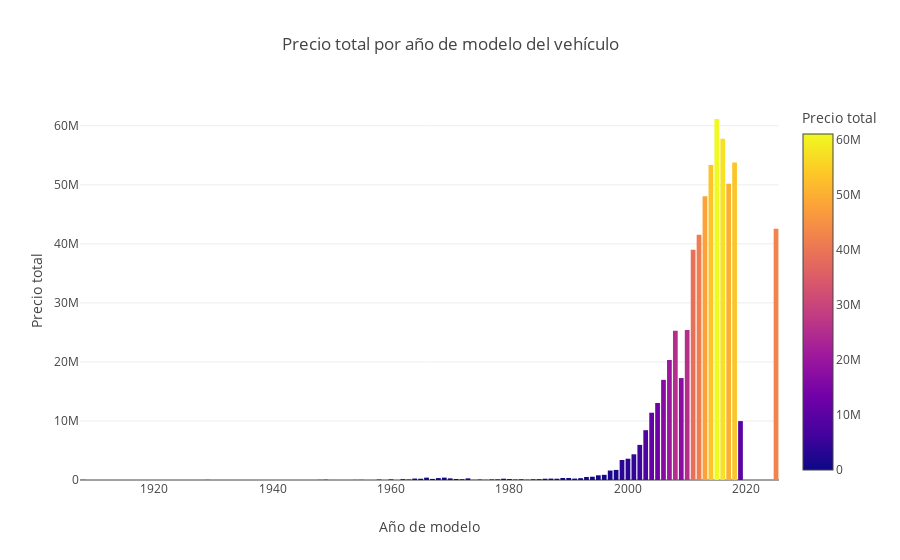
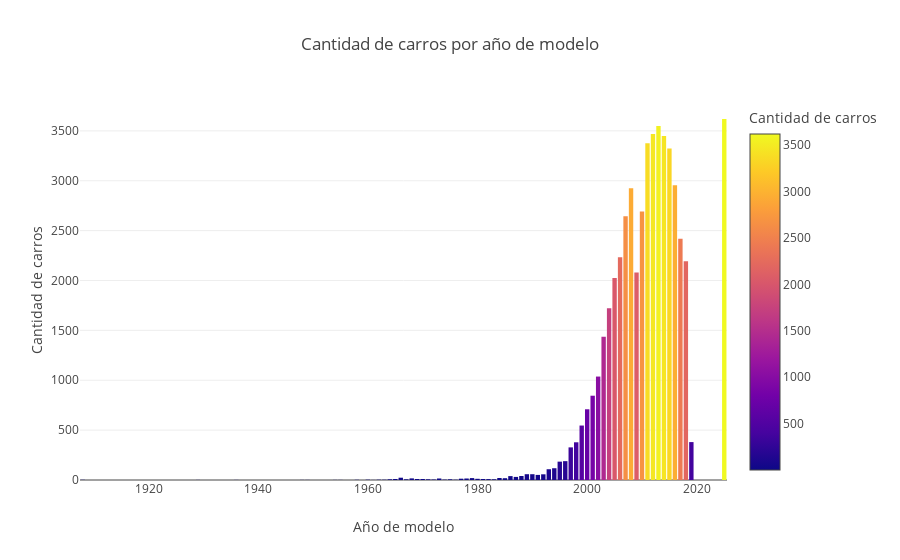

Notebook code cell kept with these figures, in order:
### Markdown cell above
### Análisis por modelo de año

### Code cell
# Group the data by 'model_year' and sum the 'price'
price_per_model_year = vehicle_df.groupby('model_year')['price'].sum().reset_index()
price_per_model_year = price_per_model_year.sort_values(by='price', ascending=False)

fig = px.bar(price_per_model_year, x='model_year', y='price',
             title='Precio total por año de modelo del vehículo',
             labels={'model_year': 'Año de modelo', 'price': 'Precio total'},
             color='price',
             color_continuous_scale=px.colors.sequential.Plasma)
fig.show()
# Show the figure in Streamlit
# st.plotly_chart(fig, use_container_width=True) 

# Croup the data by 'model_year' and count the number of cars
cars_per_year = vehicle_df.groupby('model_year').size().reset_index(name='count')
cars_per_year = cars_per_year.sort_values(by='count', ascending=False)

fig = px.bar(
    cars_per_year,
    x='model_year',
    y='count',
    title='Cantidad de carros por año de modelo',
    labels={'model_year': 'Año de modelo', 'count': 'Cantidad de carros'},
    color='count',
    color_continuous_scale=px.colors.sequential.Plasma
)
fig.show()

### Figure 1 — Plotly figure (JSON) as saved in the notebook; plotly's stock layout.template omitted (floating-point values rounded to 4 significant figures)
{"data": [{"alignmentgroup": "True", "hovertemplate": "Año de modelo=%{x}<br>Precio total=%{marker.color}<extra></extra>", "legendgroup": "", "marker": {"color": [61143094, 57813498, 53763964, 53358522, 50163834, 48075544, 42566009, 41558496, 38980264, 25390833, 25264336, 20327424, 17266821, 16962712, 13038592, 11395840, 9976589, 8437331, 5945264, 4352121, 3605552, 3392080, 1708634, 1601941, 877609, 799117, 554823, 505830, 402100, 400076, 341838, 338660, 326640, 308386, 275800, 275794, 241800, 237769, 237068, 219290, 218550, 218045, 217567, 185395, 173195, 160900, 136649, 134740, 133300, 121745, 118040, 104550, 102500, 93595, 84500, 78950, 76950, 72900, 49250, 44900, 29299, 25990, 23900, 23450, 21000, 18000, 15000, 5500, 5000], "coloraxis": "coloraxis", "pattern": {"shape": ""}}, "name": "", "offsetgroup": "", "orientation": "v", "showlegend": false, "textposition": "auto", "type": "bar", "x": [2015, 2016, 2018, 2014, 2017, 2013, 2025, 2012, 2011, 2010, 2008, 2007, 2009, 2006, 2005, 2004, 2019, 2003, 2002, 2001, 2000, 1999, 1998, 1997, 1996, 1995, 1994, 1993, 1969, 1966, 1989, 1990, 1968, 1992, 1970, 1973, 1964, 1987, 1991, 1988, 1979, 1965, 1986, 1967, 1971, 1980, 1985, 1962, 1972, 1982, 1984, 1978, 1960, 1977, 1963, 1975, 1981, 1958, 1983, 1949, 1976, 1908, 1955, 1974, 1948, 1929, 1954, 1961, 1936], "xaxis": "x", "y": [61143094, 57813498, 53763964, 53358522, 50163834, 48075544, 42566009, 41558496, 38980264, 25390833, 25264336, 20327424, 17266821, 16962712, 13038592, 11395840, 9976589, 8437331, 5945264, 4352121, 3605552, 3392080, 1708634, 1601941, 877609, 799117, 554823, 505830, 402100, 400076, 341838, 338660, 326640, 308386, 275800, 275794, 241800, 237769, 237068, 219290, 218550, 218045, 217567, 185395, 173195, 160900, 136649, 134740, 133300, 121745, 118040, 104550, 102500, 93595, 84500, 78950, 76950, 72900, 49250, 44900, 29299, 25990, 23900, 23450, 21000, 18000, 15000, 5500, 5000], "yaxis": "y"}], "layout": {"barmode": "relative", "coloraxis": {"colorbar": {"title": {"text": "Precio total"}}, "colorscale": [[0, "#0d0887"], [0.1111, "#46039f"], [0.2222, "#7201a8"], [0.3333, "#9c179e"], [0.4444, "#bd3786"], [0.5556, "#d8576b"], [0.6667, "#ed7953"], [0.7778, "#fb9f3a"], [0.8889, "#fdca26"], [1, "#f0f921"]]}, "legend": {"tracegroupgap": 0}, "title": {"text": "Precio total por año de modelo del vehículo"}, "xaxis": {"anchor": "y", "domain": [0, 1], "title": {"text": "Año de modelo"}}, "yaxis": {"anchor": "x", "domain": [0, 1], "title": {"text": "Precio total"}}}}

### Figure 2 — Plotly figure (JSON) as saved in the notebook; plotly's stock layout.template omitted (floating-point values rounded to 4 significant figures)
{"data": [{"alignmentgroup": "True", "hovertemplate": "Año de modelo=%{x}<br>Cantidad de carros=%{marker.color}<extra></extra>", "legendgroup": "", "marker": {"color": [3619, 3549, 3468, 3448, 3375, 3323, 2954, 2924, 2691, 2643, 2419, 2234, 2193, 2079, 2025, 1722, 1437, 1037, 845, 709, 546, 380, 378, 327, 189, 184, 118, 108, 58, 58, 57, 51, 40, 39, 31, 23, 20, 19, 18, 16, 15, 15, 13, 12, 10, 10, 10, 10, 9, 7, 7, 7, 7, 7, 5, 4, 3, 3, 3, 3, 2, 2, 1, 1, 1, 1, 1, 1, 1], "coloraxis": "coloraxis", "pattern": {"shape": ""}}, "name": "", "offsetgroup": "", "orientation": "v", "showlegend": false, "textposition": "auto", "type": "bar", "x": [2025, 2013, 2012, 2014, 2011, 2015, 2016, 2008, 2010, 2007, 2017, 2006, 2018, 2009, 2005, 2004, 2003, 2002, 2001, 2000, 1999, 2019, 1998, 1997, 1996, 1995, 1994, 1993, 1990, 1989, 1992, 1991, 1988, 1986, 1987, 1966, 1984, 1979, 1985, 1968, 1978, 1973, 1977, 1980, 1965, 1969, 1970, 1981, 1982, 1975, 1964, 1971, 1983, 1967, 1972, 1974, 1960, 1976, 1963, 1962, 1958, 1908, 1961, 1955, 1954, 1949, 1948, 1936, 1929], "xaxis": "x", "y": [3619, 3549, 3468, 3448, 3375, 3323, 2954, 2924, 2691, 2643, 2419, 2234, 2193, 2079, 2025, 1722, 1437, 1037, 845, 709, 546, 380, 378, 327, 189, 184, 118, 108, 58, 58, 57, 51, 40, 39, 31, 23, 20, 19, 18, 16, 15, 15, 13, 12, 10, 10, 10, 10, 9, 7, 7, 7, 7, 7, 5, 4, 3, 3, 3, 3, 2, 2, 1, 1, 1, 1, 1, 1, 1], "yaxis": "y"}], "layout": {"barmode": "relative", "coloraxis": {"colorbar": {"title": {"text": "Cantidad de carros"}}, "colorscale": [[0, "#0d0887"], [0.1111, "#46039f"], [0.2222, "#7201a8"], [0.3333, "#9c179e"], [0.4444, "#bd3786"], [0.5556, "#d8576b"], [0.6667, "#ed7953"], [0.7778, "#fb9f3a"], [0.8889, "#fdca26"], [1, "#f0f921"]]}, "legend": {"tracegroupgap": 0}, "title": {"text": "Cantidad de carros por año de modelo"}, "xaxis": {"anchor": "y", "domain": [0, 1], "title": {"text": "Año de modelo"}}, "yaxis": {"anchor": "x", "domain": [0, 1], "title": {"text": "Cantidad de carros"}}}}
